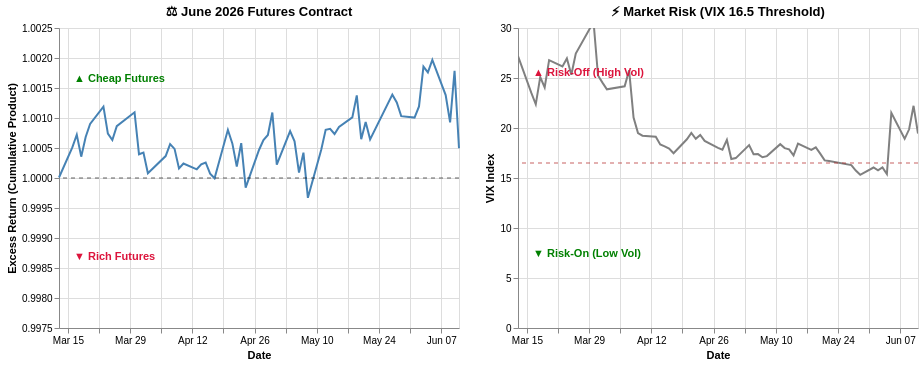

Notebook source saved alongside this figure:
### Markdown cell above
### 📉 The June 2026 Contract: Arb Capacity Remains Tight
**What are we observing?**
The June 2026 contract captures the market's digestion of the massive macro shock we witnessed in the previous period. In mid-to-late March, the VIX starts at extremely elevated levels—oscillating between 25 and 30—before beginning a long, steady grind downward through April and May. By late May, the VIX finally touches down near the 16.5 "Risk-On" threshold. On the left panel, the cumulative excess return experiences significant chop during this unwinding period, dipping briefly to the 1.0 baseline in late April and early May, but predominantly maintaining its position in "Cheap Futures" territory. Notably, the excess return surges to a peak near 1.0020 in early June, perfectly aligning with a sudden secondary spike in the VIX back toward the 20 level.

### Code cell
# Results June 2026 contract: March 13, 2026-Jun. 11, 2026
jun_graph=create_arb_vix(start='2026-03-13',end='2026-06-11')
display(plot_contract_arb_band(jun_graph,'June 2026 Futures Contract',return_domain=[0.9975, 1.0025]))

### Figure 1 — Vega-Lite specification as saved in the notebook (floating-point values rounded to 4 significant figures)
{"config": {"view": {"continuousWidth": 300, "continuousHeight": 300}}, "hconcat": [{"layer": [{"data": {"name": "data-69579a89af242f3ad828b468cbe26d4c"}, "mark": {"type": "line", "color": "steelblue", "strokeWidth": 2}, "encoding": {"tooltip": [{"field": "date", "type": "temporal"}, {"field": "Cumulative Excess Return", "type": "quantitative"}], "x": {"field": "date", "title": "Date", "type": "temporal"}, "y": {"field": "Cumulative Excess Return", "scale": {"domain": [0.9975, 1.002]}, "title": "Excess Return (Cumulative Product)", "type": "quantitative"}}}, {"data": {"name": "data-62270e77d641448c13ff0a9fcf3e6578"}, "mark": {"type": "rule", "color": "black", "opacity": 0.6, "strokeDash": [4, 4]}, "encoding": {"y": {"field": "y", "type": "quantitative"}}}, {"data": {"name": "data-eff59cf18cc3814fde91dcec70aa6619"}, "mark": {"type": "text", "align": "left", "baseline": "top", "color": "green", "dx": 5, "fontWeight": "bold"}, "encoding": {"text": {"field": "text", "type": "nominal"}, "x": {"value": 10}, "y": {"field": "y", "type": "quantitative"}}}, {"data": {"name": "data-ea860c1f14a9138209690e6fa5f7b93e"}, "mark": {"type": "text", "align": "left", "baseline": "bottom", "color": "crimson", "dx": 5, "fontWeight": "bold"}, "encoding": {"text": {"field": "text", "type": "nominal"}, "x": {"value": 10}, "y": {"field": "y", "type": "quantitative"}}}], "height": 300, "title": "⚖️ June 2026 Futures Contract", "width": 400}, {"layer": [{"data": {"name": "data-69579a89af242f3ad828b468cbe26d4c"}, "mark": {"type": "line", "color": "gray", "strokeWidth": 2}, "encoding": {"tooltip": [{"field": "date", "type": "temporal"}, {"field": "VIX", "type": "quantitative"}], "x": {"field": "date", "title": "Date", "type": "temporal"}, "y": {"field": "VIX", "scale": {"domain": [1, 30]}, "title": "VIX Index", "type": "quantitative"}}, "name": "view_a5f4e71327641f5f_1"}, {"data": {"name": "data-36ce8cf7b9b85712b0e5da6a8d4c123f"}, "mark": {"type": "rule", "color": "firebrick", "opacity": 0.7, "strokeDash": [4, 4]}, "encoding": {"y": {"field": "y", "type": "quantitative"}}}, {"data": {"name": "data-e1693b16d8edb1761d863943e923bf84"}, "mark": {"type": "text", "align": "left", "baseline": "bottom", "color": "crimson", "dx": 5, "fontWeight": "bold"}, "encoding": {"text": {"field": "text", "type": "nominal"}, "x": {"value": 10}, "y": {"field": "y", "type": "quantitative"}}}, {"data": {"name": "data-7e10542b402220f02c931d4ac3477b9e"}, "mark": {"type": "text", "align": "left", "baseline": "top", "color": "green", "dx": 5, "fontWeight": "bold"}, "encoding": {"text": {"field": "text", "type": "nominal"}, "x": {"value": 10}, "y": {"field": "y", "type": "quantitative"}}}], "height": 300, "title": "⚡ Market Risk (VIX 16.5 Threshold)", "width": 400}], "params": [{"name": "param_db82be42624d4632", "select": {"type": "interval", "encodings": ["x"]}, "bind": "scales", "views": ["view_a5f4e71327641f5f_1"]}], "$schema": "https://vega.github.io/schema/vega-lite/v6.4.1.json", "datasets": {"data-69579a89af242f3ad828b468cbe26d4c": [{"date": "2026-03-13T00:00:00", "Cumulative Excess Return": 1.0, "VIX": 27.19}, {"date": "2026-03-16T00:00:00", "Cumulative Excess Return": 1.001, "VIX": 23.51}, {"date": "2026-03-17T00:00:00", "Cumulative Excess Return": 1.001, "VIX": 22.37}, {"date": "2026-03-18T00:00:00", "Cumulative Excess Return": 1.0, "VIX": 25.09}, {"date": "2026-03-19T00:00:00", "Cumulative Excess Return": 1.001, "VIX": 24.06}, {"date": "2026-03-20T00:00:00", "Cumulative Excess Return": 1.001, "VIX": 26.78}, {"date": "2026-03-23T00:00:00", "Cumulative Excess Return": 1.001, "VIX": 26.15}, {"date": "2026-03-24T00:00:00", "Cumulative Excess Return": 1.001, "VIX": 26.95}, {"date": "2026-03-25T00:00:00", "Cumulative Excess Return": 1.001, "VIX": 25.33}, {"date": "2026-03-26T00:00:00", "Cumulative Excess Return": 1.001, "VIX": 27.44}, {"date": "2026-03-30T00:00:00", "Cumulative Excess Return": 1.001, "VIX": 30.61}, {"date": "2026-03-31T00:00:00", "Cumulative Excess Return": 1.0, "VIX": 25.25}, {"date": "2026-04-01T00:00:00", "Cumulative Excess Return": 1.0, "VIX": 24.54}, {"date": "2026-04-02T00:00:00", "Cumulative Excess Return": 1.0, "VIX": 23.87}, {"date": "2026-04-06T00:00:00", "Cumulative Excess Return": 1.0, "VIX": 24.17}, {"date": "2026-04-07T00:00:00", "Cumulative Excess Return": 1.001, "VIX": 25.78}, {"date": "2026-04-08T00:00:00", "Cumulative Excess Return": 1.0, "VIX": 21.04}, {"date": "2026-04-09T00:00:00", "Cumulative Excess Return": 1.0, "VIX": 19.49}, {"date": "2026-04-10T00:00:00", "Cumulative Excess Return": 1.0, "VIX": 19.23}, {"date": "2026-04-13T00:00:00", "Cumulative Excess Return": 1.0, "VIX": 19.12}, {"date": "2026-04-14T00:00:00", "Cumulative Excess Return": 1.0, "VIX": 18.36}, {"date": "2026-04-15T00:00:00", "Cumulative Excess Return": 1.0, "VIX": 18.17}, {"date": "2026-04-16T00:00:00", "Cumulative Excess Return": 1.0, "VIX": 17.94}, {"date": "2026-04-17T00:00:00", "Cumulative Excess Return": 1.0, "VIX": 17.48}, {"date": "2026-04-20T00:00:00", "Cumulative Excess Return": 1.001, "VIX": 18.87}, {"date": "2026-04-21T00:00:00", "Cumulative Excess Return": 1.001, "VIX": 19.5}, {"date": "2026-04-22T00:00:00", "Cumulative Excess Return": 1.0, "VIX": 18.92}, {"date": "2026-04-23T00:00:00", "Cumulative Excess Return": 1.001, "VIX": 19.31}, {"date": "2026-04-24T00:00:00", "Cumulative Excess Return": 0.9998, "VIX": 18.71}, {"date": "2026-04-27T00:00:00", "Cumulative Excess Return": 1.0, "VIX": 18.02}, {"date": "2026-04-28T00:00:00", "Cumulative Excess Return": 1.001, "VIX": 17.83}, {"date": "2026-04-29T00:00:00", "Cumulative Excess Return": 1.001, "VIX": 18.81}, {"date": "2026-04-30T00:00:00", "Cumulative Excess Return": 1.001, "VIX": 16.89}, {"date": "2026-05-01T00:00:00", "Cumulative Excess Return": 1.0, "VIX": 16.99}, {"date": "2026-05-04T00:00:00", "Cumulative Excess Return": 1.001, "VIX": 18.29}, {"date": "2026-05-05T00:00:00", "Cumulative Excess Return": 1.001, "VIX": 17.38}, {"date": "2026-05-06T00:00:00", "Cumulative Excess Return": 1.0, "VIX": 17.39}, {"date": "2026-05-07T00:00:00", "Cumulative Excess Return": 1.0, "VIX": 17.08}, {"date": "2026-05-08T00:00:00", "Cumulative Excess Return": 0.9997, "VIX": 17.19}, {"date": "2026-05-11T00:00:00", "Cumulative Excess Return": 1.0, "VIX": 18.38}, {"date": "2026-05-12T00:00:00", "Cumulative Excess Return": 1.001, "VIX": 17.99}, {"date": "2026-05-13T00:00:00", "Cumulative Excess Return": 1.001, "VIX": 17.87}, {"date": "2026-05-14T00:00:00", "Cumulative Excess Return": 1.001, "VIX": 17.26}, {"date": "2026-05-15T00:00:00", "Cumulative Excess Return": 1.001, "VIX": 18.43}, {"date": "2026-05-18T00:00:00", "Cumulative Excess Return": 1.001, "VIX": 17.82}, {"date": "2026-05-19T00:00:00", "Cumulative Excess Return": 1.001, "VIX": 18.06}, {"date": "2026-05-20T00:00:00", "Cumulative Excess Return": 1.001, "VIX": 17.44}, {"date": "2026-05-21T00:00:00", "Cumulative Excess Return": 1.001, "VIX": 16.76}, {"date": "2026-05-22T00:00:00", "Cumulative Excess Return": 1.001, "VIX": 16.7}, {"date": "2026-05-27T00:00:00", "Cumulative Excess Return": 1.001, "VIX": 16.29}, {"date": "2026-05-28T00:00:00", "Cumulative Excess Return": 1.001, "VIX": 15.74}, {"date": "2026-05-29T00:00:00", "Cumulative Excess Return": 1.001, "VIX": 15.32}, {"date": "2026-06-01T00:00:00", "Cumulative Excess Return": 1.001, "VIX": 16.05}, {"date": "2026-06-02T00:00:00", "Cumulative Excess Return": 1.001, "VIX": 15.77}, {"date": "2026-06-03T00:00:00", "Cumulative Excess Return": 1.002, "VIX": 16.06}, {"date": "2026-06-04T00:00:00", "Cumulative Excess Return": 1.002, "VIX": 15.4}, {"date": "2026-06-05T00:00:00", "Cumulative Excess Return": 1.002, "VIX": 21.51}, {"date": "2026-06-08T00:00:00", "Cumulative Excess Return": 1.001, "VIX": 18.92}, {"date": "2026-06-09T00:00:00", "Cumulative Excess Return": 1.001, "VIX": 19.87}, {"date": "2026-06-10T00:00:00", "Cumulative Excess Return": 1.002, "VIX": 22.22}, {"date": "2026-06-11T00:00:00", "Cumulative Excess Return": 1.0, "VIX": 19.44}], "data-62270e77d641448c13ff0a9fcf3e6578": [{"y": 1.0}], "data-eff59cf18cc3814fde91dcec70aa6619": [{"y": 1.002, "text": "▲ Cheap Futures"}], "data-ea860c1f14a9138209690e6fa5f7b93e": [{"y": 0.9986, "text": "▼ Rich Futures"}], "data-36ce8cf7b9b85712b0e5da6a8d4c123f": [{"y": 16.5}], "data-e1693b16d8edb1761d863943e923bf84": [{"y": 25, "text": "▲ Risk-Off (High Vol)"}], "data-7e10542b402220f02c931d4ac3477b9e": [{"y": 8, "text": "▼ Risk-On (Low Vol)"}]}}
